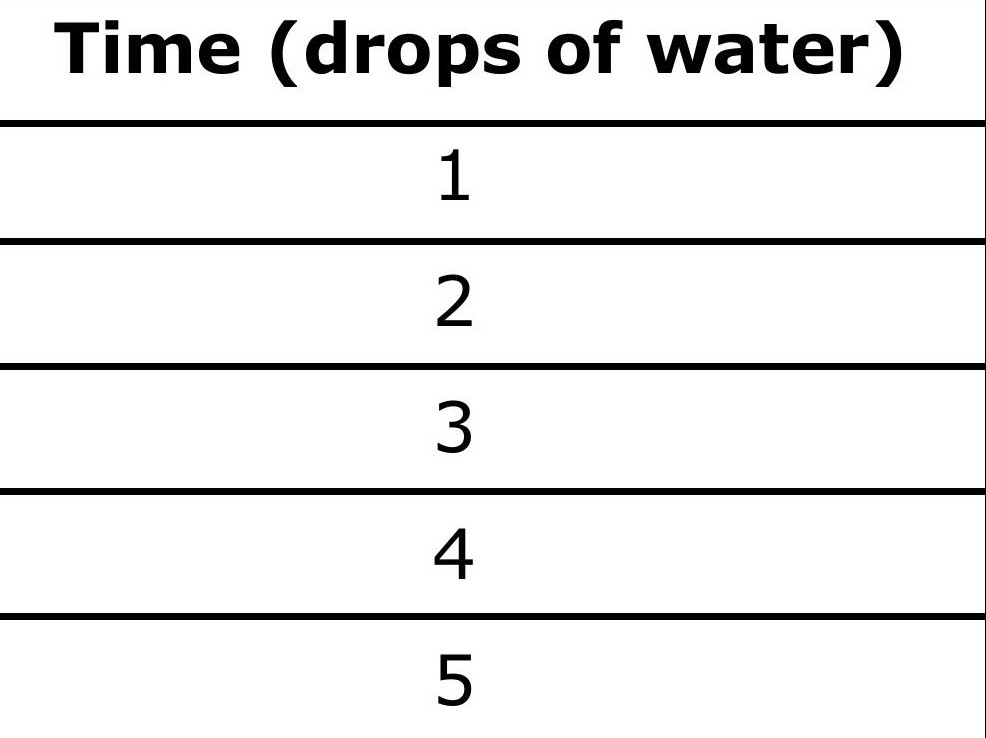
#> input picture output9_par.jpg, 986 x 738 px
$ jupyter execute --allow-errors PY_OCR.ipynb   (shell and % lines are left out)
#> lines starting #> are read from the running program, lines starting #| are printed output that depends on the picture
[cell 1]
from PIL import Image
import cv2
import pytesseract
import numpy as np
import matplotlib.pyplot as plt
import pandas as pd

[cell 2]
df = pd.DataFrame()

[cell 3]
img = cv2.imread('output9_par.jpg', 0)
#> img is the input picture: shape (738, 986); min 0, max 255, mean 235.2

[cell 4]
img = cv2.resize(img, (1024,1224))
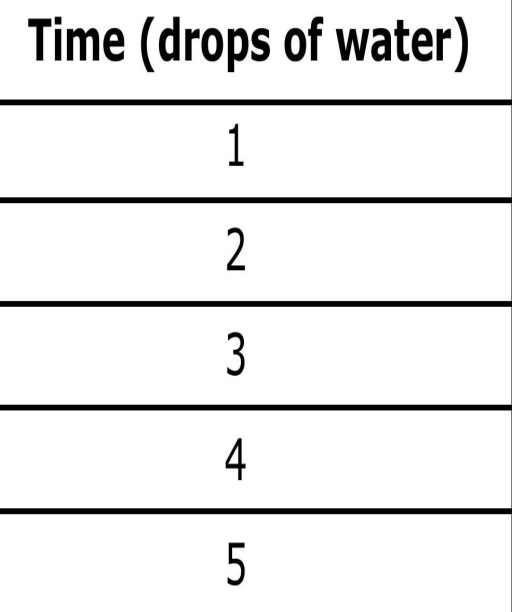
#> img: shape (1224, 1024) (shown at 1/2 size); min 0, max 255, mean 235.2
